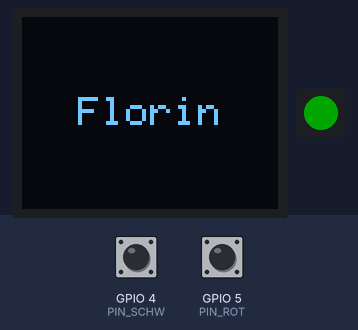
Bench run of a sketch on a simulated ESP32-C3. Parts: 64×48 one-colour display, 1 RGB LEDs in strip order, left to right. The test bench sets the inputs (shaded band); at power-on: GPIO 4 (PIN_SCHW) HIGH, GPIO 5 (PIN_ROT) HIGH. Dim RGB values are drawn brighter than linear.

Above: at 0.45 s.
At 1.05 s:
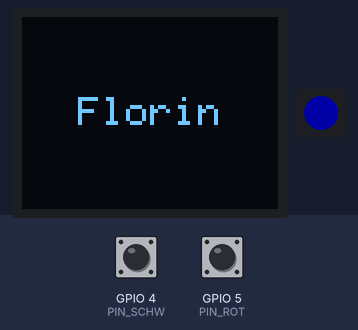
At 1.95 s:
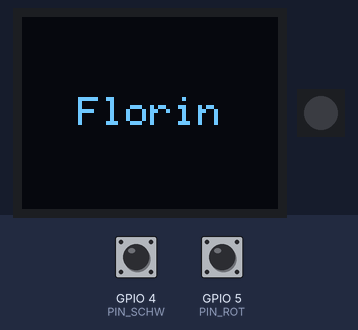
Timing chart, 0 to 40.0 s (numbered marks = the images above):
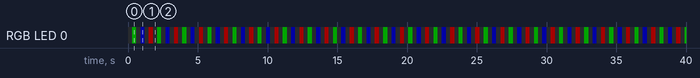

Measured:
- by itself, RGB LED 0: repeats every 1.8 s: off 0.30 s, RGB(0, 0, 40) 0.30 s, off 0.30 s, RGB(40, 0, 0) 0.30 s, off 0.30 s, RGB(0, 40, 0) 0.30 s
- by itself, everything shown: repeats every 1.8 s, in 6 steps

The sketch:

inikBoxFlorin.ino
```cpp
/*
 * IniK-Box - Name auf dem Display, RGB-LED blinkt, Taster steuern den Takt
 * Informatik im Kontext, WiSe 26/27
 *
 * Hardware: Carenuity C3 Mini auf der Platine IniK-Box v1.3
 * In der Arduino IDE als Board "LOLIN C3 MINI" auswaehlen.
 *
 * Pin        Funktion
 * ---------- ------------------------------------------
 * GPIO 4     schwarzer Taster, gegen GND
 * GPIO 5     roter Taster, gegen GND
 * GPIO 7     RGB-LED (WS2812B) auf dem C3 Mini
 * GPIO 8     SDA (I2C)
 * GPIO 10    SCL (I2C)
 *
 * Benoetigte Bibliotheken (Bibliotheksverwalter der Arduino IDE):
 * U8g2, Adafruit NeoPixel
 *
 * -------------------------------------------------------------------------
 * WARUM WUERDE DAS MIT delay() NICHT FUNKTIONIEREN? (Begruendung)
 * -------------------------------------------------------------------------
 * Ein Aufruf von delay(interval) haelt den gesamten Mikrocontroller fuer
 * die angegebene Zeit komplett an ("blockierender Code"). Waehrend dieser
 * Wartezeit werden keine weiteren Codezeilen ausgefuehrt – der Controller
 * ist quasi "blind und taub".
 *
 * Konkret bedeutet das:
 * 1. Drueckt man einen Taster waehrend der Blinkpause, bemerkt der ESP32
 *    das gar nicht, weil er in delay() feststeckt.
 * 2. Besonders bei langen Intervallen (z. B. 1,5 Sekunden) muesste man
 *    den Taster extrem lange gedrueckt halten und genau den winzigen
 *    Moment abpassen, in dem delay() gerade vorbei ist.
 * 3. Mit millis() laeuft die loop()-Schleife hingegen tausende Male pro
 *    Sekunde ungebremst durch: Der Controller prueft staendig die Taster
 *    und schaut nebenbei auf die Uhr, ob das Intervall schon um ist.
 * -------------------------------------------------------------------------
 */

#include <Wire.h>
#include <U8g2lib.h>
#include <Adafruit_NeoPixel.h>

U8G2_SSD1306_64X48_ER_F_HW_I2C display(U8G2_R0, U8X8_PIN_NONE);

const int PIN_SCHW = 4;   // schwarz
const int PIN_ROT  = 5;   // rot
const int PIN_LED  = 7;   // RGB-LED

Adafruit_NeoPixel led(1, PIN_LED, NEO_GRB + NEO_KHZ800);

unsigned long previousMillis = 0;
unsigned long interval = 300;   // Millisekunden je Phase
bool ledState = false;          // leuchtet die LED gerade?
int farbe = 0;                  // 0 rot, 1 gruen, 2 blau

// Variablen fuer die Taster-Steuerung und Entprellung
const unsigned long MIN_INTERVAL = 50;    // schnellstes Blinken (50 ms)
const unsigned long MAX_INTERVAL = 1500;  // langsamstes Blinken (1500 ms)
const unsigned long SCHRITT = 50;         // Aenderung pro Tastendruck

bool gestoppt = false;                    // Zusatz: Blinken am langsamen Ende gestoppt?
bool letzterStatusSchw = HIGH;            // vorheriger Zustand schwarzer Taster
bool letzterStatusRot  = HIGH;            // vorheriger Zustand roter Taster
unsigned long letzteTasterZeit = 0;       // zum Entprellen der Taster

void zeigeFarbe() {
  if (!ledState || gestoppt) {
    led.clear();
  } else if (farbe == 0) {
    led.setPixelColor(0, led.Color(255, 0, 0));
  } else if (farbe == 1) {
    led.setPixelColor(0, led.Color(0, 255, 0));
  } else {
    led.setPixelColor(0, led.Color(0, 0, 255));
  }
  led.show();
}

void setup() {
  Wire.begin(8, 10);

  pinMode(PIN_SCHW, INPUT_PULLUP);
  pinMode(PIN_ROT,  INPUT_PULLUP);

  display.begin();
  display.clearBuffer();
  display.setFont(u8g2_font_6x10_tf);

  // Name mittig auf dem 64x48 Display ausgeben
  const char* name = "Florin";
  int x = (64 - display.getStrWidth(name)) / 2;
  int y = (48 + display.getAscent()) / 2;
  display.setCursor(x, y);
  display.print(name);
  display.sendBuffer();

  led.begin();
  led.setBrightness(40);        // volle Helligkeit blendet
  led.clear();
  led.show();
}

void loop() {
  unsigned long currentMillis = millis();

  // Aktuellen Zustand der Taster einlesen (LOW = gedrueckt wegen INPUT_PULLUP)
  bool statusSchw = digitalRead(PIN_SCHW);
  bool statusRot  = digitalRead(PIN_ROT);

  // Taster nur alle 30 ms abfragen (Entprellen verhindert Mehrfach-Ausloesung)
  if (currentMillis - letzteTasterZeit >= 30) {

    // 1. Schwarzer Taster wurde neu gedrueckt (Wechsel von HIGH auf LOW)
    if (statusSchw == LOW && letzterStatusSchw == HIGH) {
      letzteTasterZeit = currentMillis;

      if (gestoppt) {
        // Zusatzaufgabe: Blinken wieder starten
        gestoppt = false;
        interval = MAX_INTERVAL;
        previousMillis = currentMillis;
      } else if (interval > MIN_INTERVAL) {
        // Schneller blinken -> Intervall verkleinern
        interval -= SCHRITT;
      }
    }

    // 2. Roter Taster wurde neu gedrueckt (Wechsel von HIGH auf LOW)
    if (statusRot == LOW && letzterStatusRot == HIGH) {
      letzteTasterZeit = currentMillis;

      if (!gestoppt) {
        if (interval < MAX_INTERVAL) {
          // Langsamer blinken -> Intervall vergroessern
          interval += SCHRITT;
        } else {
          // Zusatzaufgabe: Am langsamen Ende Blinken ganz anhalten
          gestoppt = true;
          ledState = false;
          zeigeFarbe();
        }
      }
    }

    // Aktuelle Zustaende fuer den naechsten Durchlauf merken
    letzterStatusSchw = statusSchw;
    letzterStatusRot  = statusRot;
  }

  // Blink-Logik (laeuft nur, wenn nicht gestoppt)
  if (!gestoppt && (currentMillis - previousMillis >= interval)) {
    previousMillis = currentMillis;
    ledState = !ledState;
    if (ledState) {
      farbe = (farbe + 1) % 3;
    }
    zeigeFarbe();
  }
}
```
